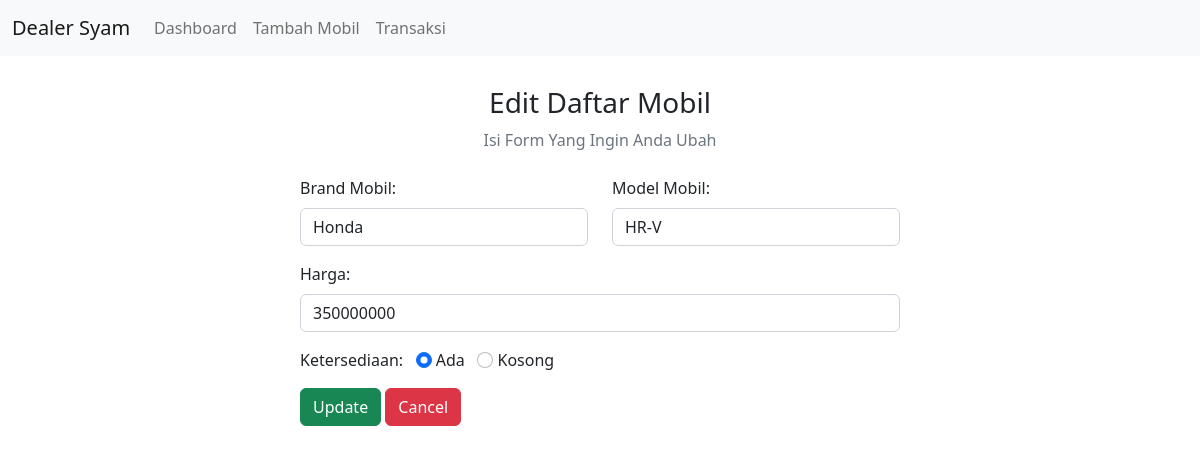
/edit.php?id=1685, run on the app's committed database.
### tables this page shows
CREATE TABLE `produk` (
  `id` int(255) NOT NULL,
  `brand` varchar(255) NOT NULL,
  `model` varchar(255) NOT NULL,
  `harga` int(255) NOT NULL,
  `sedia` varchar(255) NOT NULL
);

### edit.php (the view, shortened to what this page needs)
<?php
include "db_conn.php"; include "header.php";
$id = $_GET["id"];
?>
<div class="container">
  <div class="text-center mb-4">
    <h3>Edit Daftar Mobil</h3>
    <p class="text-muted">Isi Form Yang Ingin Anda Ubah</p>
  </div>
  <?php
  $sql = "SELECT * FROM `produk` WHERE id = $id LIMIT 1";
  $result = mysqli_query($conn, $sql);
  $row = mysqli_fetch_assoc($result);
  ?>
  <div class="container d-flex justify-content-center">
    <form action="" method="post" style="width:50vw; min-width:300px;">
      <div class="row mb-3">
        <div class="col">
          <label class="form-label">Brand Mobil:</label>
          <input type="text" class="form-control" name="brand" value="<?php echo $row['brand'] ?>">
        </div>
        <div class="col">
          <label class="form-label">Model Mobil:</label>
          <input type="text" class="form-control" name="model" value="<?php echo $row['model'] ?>">
        </div>
      </div>
      <div class="mb-3">
        <label class="form-label">Harga:</label>
        <input type="harga" class="form-control" name="harga" value="<?php echo $row['harga'] ?>">
      </div>
      <div class="form-group mb-3">
        <label>Ketersediaan:</label>
        <input type="radio" class="form-check-input" name="sedia" id="ada" value="ada" <?php echo ($row["sedia"] == 'ada') ? "checked" : ""; ?>>
        <label for="male" class="form-input-label">Ada</label>
        <input type="radio" class="form-check-input" name="sedia" id="kosong" value="kosong" <?php echo ($row["sedia"] == 'kosong') ? "checked" : ""; ?>>
        <label for="female" class="form-input-label">Kosong</label>
      </div>
      <div>
        <button type="submit" class="btn btn-success" name="submit">Update</button>
        <a href="index.php" class="btn btn-danger">Cancel</a>
      </div>
    </form>
  </div>
</div>

### datatables/datatables.css (style rules this page uses)
:root { --dt-row-selected: 13, 110, 253; --dt-row-selected-text: 255, 255, 255; --dt-row-selected-link: 9, 10, 11; }

### data on the page
produk: brand "Honda", model "HR-V", harga "350000000", sedia "☑"
